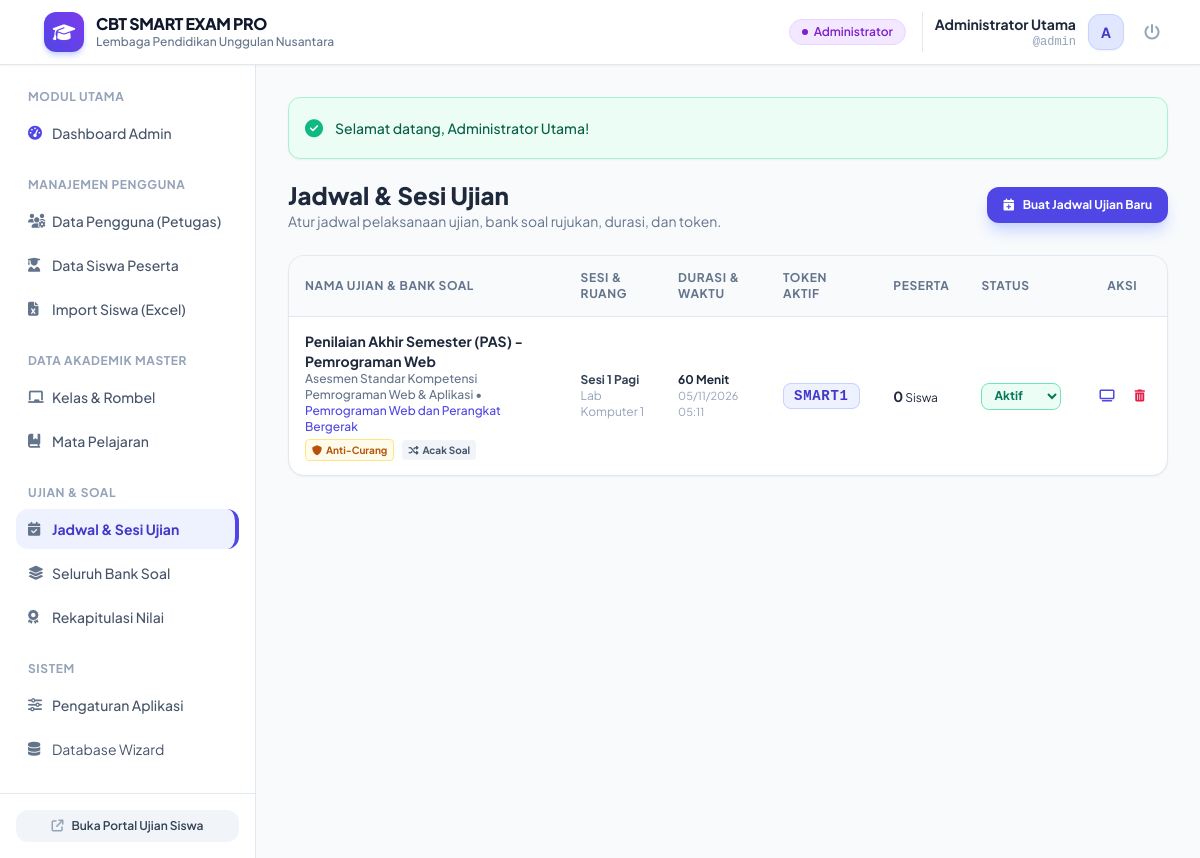
/admin/exams.php (signed in), run on the app's committed database.
### tables this page shows
CREATE TABLE `exams` (
  `id` INT AUTO_INCREMENT PRIMARY KEY,
  `title` VARCHAR(200) NOT NULL,
  `bank_id` INT NOT NULL,
  `class_ids` TEXT NULL,  
  `session_name` VARCHAR(50) DEFAULT 'Sesi 1',
  `room` VARCHAR(50) DEFAULT 'Ruang 01',
  `start_time` DATETIME NOT NULL,
  `end_time` DATETIME NOT NULL,
  `duration_minutes` INT NOT NULL DEFAULT 60,
  `current_token` VARCHAR(10) DEFAULT 'ABCXYZ',
  `is_token_active` TINYINT(1) DEFAULT 1,
  `randomize_questions` TINYINT(1) DEFAULT 1,
  `randomize_options` TINYINT(1) DEFAULT 1,
  `show_results_immediately` TINYINT(1) DEFAULT 0,
  `anti_cheat_enabled` TINYINT(1) DEFAULT 1,
  `status` ENUM('draft', 'active', 'finished') DEFAULT 'active',
  `created_by` INT NOT NULL,
  `created_at` TIMESTAMP DEFAULT CURRENT_TIMESTAMP,
  FOREIGN KEY (`bank_id`) REFERENCES `question_banks`(`id`) ON DELETE CASCADE,
  FOREIGN KEY (`created_by`) REFERENCES `users`(`id`) ON DELETE CASCADE
);

CREATE TABLE `question_banks` (
  `id` INT AUTO_INCREMENT PRIMARY KEY,
  `code` VARCHAR(50) NOT NULL UNIQUE,
  `title` VARCHAR(200) NOT NULL,
  `subject_id` INT NOT NULL,
  `teacher_id` INT NOT NULL,
  `class_level` VARCHAR(20) DEFAULT 'Semua',
  `total_questions` INT DEFAULT 0,
  `kkm` DECIMAL(5,2) DEFAULT 75.00,
  `question_settings` LONGTEXT NULL,  
  `status` ENUM('active', 'draft') DEFAULT 'active',
  `created_at` TIMESTAMP DEFAULT CURRENT_TIMESTAMP,
  FOREIGN KEY (`subject_id`) REFERENCES `subjects`(`id`) ON DELETE CASCADE,
  FOREIGN KEY (`teacher_id`) REFERENCES `users`(`id`) ON DELETE CASCADE
);

CREATE TABLE `subjects` (
  `id` INT AUTO_INCREMENT PRIMARY KEY,
  `code` VARCHAR(30) NOT NULL UNIQUE,
  `name` VARCHAR(100) NOT NULL,
  `created_at` TIMESTAMP DEFAULT CURRENT_TIMESTAMP
);

### admin/exams.php (the view, shortened to what this page needs)
<?php
require_once __DIR__ . '/../app/helpers.php';
$pdo = Database::getConnection();
$exams = $pdo->query("SELECT e.*, qb.title as bank_title, s.name as subject_name,
                             (SELECT COUNT(*) FROM exam_participations ep WHERE ep.exam_id = e.id) as participant_count
                      FROM exams e
                      JOIN question_banks qb ON e.bank_id = qb.id
                      JOIN subjects s ON qb.subject_id = s.id
                      ORDER BY e.id DESC")->fetchAll();
require_once __DIR__ . '/../includes/header.php';
?>
<div class="space-y-6">
    <div class="flex flex-col sm:flex-row sm:items-center justify-between gap-4">
        <div>
            <h1 class="text-2xl font-black text-slate-800">Jadwal & Sesi Ujian</h1>
            <p class="text-sm text-slate-500">Atur jadwal pelaksanaan ujian, bank soal rujukan, durasi, dan token.</p>
        </div>
        <button onclick="document.getElementById('modalAddExam').classList.remove('hidden')" class="px-4 py-2.5 bg-indigo-600 hover:bg-indigo-700 text-white font-bold rounded-xl text-xs shadow-lg shadow-indigo-200 transition flex items-center">
            <i class="fa-solid fa-calendar-plus mr-2"></i> Buat Jadwal Ujian Baru
        </button>
    </div>
    <div class="bg-white rounded-2xl border border-slate-200 shadow-sm overflow-hidden">
        <div class="overflow-x-auto">
            <table class="w-full text-left text-xs">
                <thead>
                    <tr class="bg-slate-50 text-slate-500 uppercase tracking-wider font-semibold border-b border-slate-200">
                        <th class="py-3.5 px-4">Nama Ujian & Bank Soal</th>
                        <th class="py-3.5 px-4">Sesi & Ruang</th>
                        <th class="py-3.5 px-4">Durasi & Waktu</th>
                        <th class="py-3.5 px-4">Token Aktif</th>
                        <th class="py-3.5 px-4">Peserta</th>
                        <th class="py-3.5 px-4">Status</th>
                        <th class="py-3.5 px-4 text-center">Aksi</th>
                    </tr>
                </thead>
                <tbody class="divide-y divide-slate-100">
                    <?php if (empty($exams)): ?>
                        <tr><td colspan="7" class="py-8 text-center text-slate-400">Belum ada jadwal ujian dibuat.</td></tr>
                    <?php else: ?>
                        <?php foreach ($exams as $ex): ?>
                            <tr class="hover:bg-slate-50/80 transition">
                                <td class="py-3.5 px-4">
                                    <div class="font-bold text-slate-800 text-sm"><?= e($ex['title']) ?></div>
                                    <div class="text-slate-500 font-medium"><?= e($ex['bank_title']) ?> &bull; <span class="text-indigo-600"><?= e($ex['subject_name']) ?></span></div>
                                    <div class="flex items-center space-x-2 mt-1">
                                        <?php if ($ex['anti_cheat_enabled']): ?>
                                            <span class="inline-flex items-center text-[10px] font-bold text-amber-700 bg-amber-50 px-1.5 py-0.5 rounded border border-amber-200">
                                                <i class="fa-solid fa-shield mr-1"></i> Anti-Curang
                                            </span>
                                        <?php endif; ?>
                                        <?php if ($ex['randomize_questions']): ?>
                                            <span class="inline-flex items-center text-[10px] font-bold text-slate-600 bg-slate-100 px-1.5 py-0.5 rounded">
                                                <i class="fa-solid fa-shuffle mr-1"></i> Acak Soal
                                            </span>
                                        <?php endif; ?>
                                    </div>
                                </td>
                                <td class="py-3.5 px-4 text-slate-700">
                                    <div class="font-bold"><?= e($ex['session_name']) ?></div>
                                    <div class="text-slate-400"><?= e($ex['room']) ?></div>
                                </td>
                                <td class="py-3.5 px-4 text-slate-600">
                                    <div class="font-bold text-slate-800"><?= $ex['duration_minutes'] ?> Menit</div>
                                    <div class="text-[11px] text-slate-400"><?= date('d/m/Y H:i', strtotime($ex['start_time'])) ?></div>
                                </td>
                                <td class="py-3.5 px-4">
                                    <span class="font-mono font-bold text-sm px-2.5 py-1 rounded-lg bg-indigo-50 text-indigo-700 border border-indigo-200 tracking-wider">
                                        <?= e($ex['current_token']) ?>
                                    </span>
                                </td>
                                <td class="py-3.5 px-4">
                                    <span class="font-bold text-slate-800 text-sm"><?= $ex['participant_count'] ?></span> Siswa
                                </td>
                                <td class="py-3.5 px-4">
                                    <form method="POST" action="" class="inline">
                                        <select name="new_status" onchange="this.form.submit()" class="px-2 py-1 rounded-lg text-xs font-bold border <?= $ex['status'] === 'active' ? 'bg-emerald-50 text-emerald-700 border-emerald-300' : ($ex['status'] === 'finished' ? 'bg-slate-100 text-slate-600 border-slate-300' : 'bg-amber-50 text-amber-700 border-amber-300') ?>">
                                            <option value="active" <?= $ex['status'] === 'active' ? 'selected' : '' ?>>Aktif</option>
                                        </select>
                                    </form>
                                </td>
                                <td class="py-3.5 px-4 text-center">
                                    <div class="inline-flex items-center space-x-2">
                                        <a href="<?= BASE_URL ?>/operator/monitoring.php?exam_id=<?= $ex['id'] ?>" class="p-1.5 text-indigo-600 hover:bg-indigo-50 rounded-lg transition" title="Live Monitor Ujian">
                                            <i class="fa-solid fa-tv"></i>
                                        </a>
                                        <form method="POST" action="" onsubmit="return confirm('Hapus jadwal ujian ini?');" class="inline">
                                            <button type="submit" class="p-1.5 text-rose-600 hover:bg-rose-50 rounded-lg transition" title="Hapus Ujian">
                                                <i class="fa-solid fa-trash-can"></i>
                                            </button>
                                        </form>
                                    </div>
                                </td>
                            </tr>
                        <?php endforeach; ?>
                    <?php endif; ?>
                </tbody>
            </table>
        </div>
    </div>
</div>
<?php require_once __DIR__ . '/../includes/footer.php'; ?>

### includes/header.php (style rules this page uses)
body { font-family: 'Plus Jakarta Sans', sans-serif; }

### data on the page
exams: title "Penilaian Akhir Semester (PAS) - Pemrograman Web", bank.title "Asesmen Standar Kompetensi Pemrograman Web & Aplikasi", subjects.name "Pemrograman Web dan Perangkat Bergerak", anti_cheat_enabled 1 (drawn), randomize_questions 1 (drawn), session_name "Sesi 1 Pagi", room "Lab Komputer 1", duration_minutes "60", start_time "05/11/2026 05:11", current_token "SMART1", participant_count "0", new_status "Aktif"

### other printed values
$appTitle "CBT SMART EXAM PRO"
$schoolName "Lembaga Pendidikan Unggulan Nusantara"
$badge['label'] "Administrator"
$currentUser['full_name'] "Administrator Utama"
$currentUser['username'] "admin"
substr($currentUser['full_name'] ?? 'U', 0, 1) "A"
$flash['message'] "Selamat datang, Administrator Utama!"
